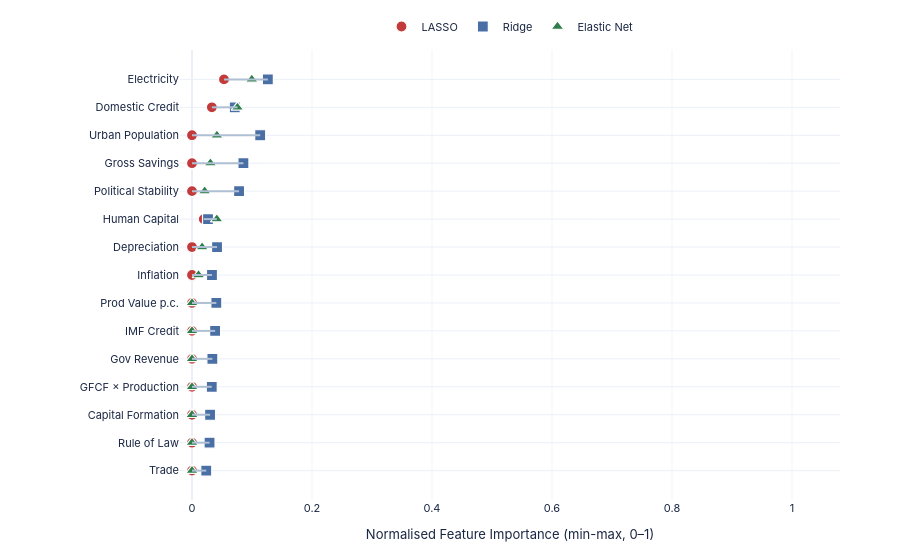

Here is the notebook cell this chart was saved with:
### Markdown cell above
## Chart B2 — ML Feature Importance Consensus (LASSO / Ridge / Elastic Net)

Normalised absolute coefficients (min-max scaled to 0-1). Lagged ECI excluded
because it is trivially the strongest predictor. Connecting lines show the
range of importance across the three regularised models.

### Code cell
d = imp_df.head(15).iloc[::-1].reset_index(drop=True)
lin_models = ['LASSO', 'Ridge', 'Elastic Net']
symbols = {'LASSO': 'circle', 'Ridge': 'square', 'Elastic Net': 'triangle-up'}
colors  = {'LASSO': PAL['red'], 'Ridge': PAL['blue'], 'Elastic Net': PAL['green']}

fig_b2 = go.Figure()

# Connecting lines
for _, row in d.iterrows():
    vals = [row[m] for m in lin_models if not np.isnan(row[m])]
    if len(vals) >= 2:
        fig_b2.add_shape(type='line',
                       x0=min(vals), x1=max(vals), y0=row['Short'], y1=row['Short'],
                       line=dict(color='#b0c0d4', width=2))

for m in lin_models:
    fig_b2.add_trace(go.Scatter(
        x=d[m], y=d['Short'], mode='markers', name=m,
        marker=dict(symbol=symbols[m], color=colors[m], size=11,
                    line=dict(width=1.2, color='white')),
        hovertemplate=f'%{{y}}: %{{x:.3f}}<extra>{m}</extra>',
    ))

fig_b2.update_layout(**base_layout(
    height=560, margin=dict(l=180, r=60, t=40, b=60),
    xaxis=dict(title='Normalised Feature Importance (min-max, 0\u20131)',
               gridcolor=GRID, gridwidth=0.5, range=[-0.02, 1.08]),
    yaxis=dict(tickfont=dict(size=11)),
    legend=dict(orientation='h', yanchor='bottom', y=1.02, xanchor='center', x=0.5,
                font=dict(size=11)),
))
save(fig_b2, 'B2_ml_feature_importance_consensus', w=1200, h=560)
fig_b2.show(config=CFG)

### Figure 1 — Plotly figure (JSON) as saved in the notebook; plotly's stock layout.template omitted (floating-point values rounded to 4 significant figures)
{"data": [{"hovertemplate": "%{y}: %{x:.3f}<extra>LASSO</extra>", "marker": {"color": "#c23a3a", "line": {"color": "white", "width": 1.2}, "size": 11, "symbol": "circle"}, "mode": "markers", "name": "LASSO", "type": "scatter", "x": [0.0, 0.0, 0.0, 0.0, 0.0, 0.0, 0.0, 0.0, 0.0, 0.01961, 0.0, 0.0, 0.0, 0.03308, 0.0533], "y": ["Trade", "Rule of Law", "Capital Formation", "GFCF × Production", "Gov Revenue", "IMF Credit", "Prod Value p.c.", "Inflation", "Depreciation", "Human Capital", "Political Stability", "Gross Savings", "Urban Population", "Domestic Credit", "Electricity"]}, {"hovertemplate": "%{y}: %{x:.3f}<extra>Ridge</extra>", "marker": {"color": "#4a6fa5", "line": {"color": "white", "width": 1.2}, "size": 11, "symbol": "square"}, "mode": "markers", "name": "Ridge", "type": "scatter", "x": [0.02376, 0.02926, 0.03013, 0.03294, 0.03396, 0.03853, 0.04056, 0.03329, 0.04175, 0.02671, 0.07847, 0.08572, 0.1137, 0.07126, 0.1264], "y": ["Trade", "Rule of Law", "Capital Formation", "GFCF × Production", "Gov Revenue", "IMF Credit", "Prod Value p.c.", "Inflation", "Depreciation", "Human Capital", "Political Stability", "Gross Savings", "Urban Population", "Domestic Credit", "Electricity"]}, {"hovertemplate": "%{y}: %{x:.3f}<extra>Elastic Net</extra>", "marker": {"color": "#2e7d4a", "line": {"color": "white", "width": 1.2}, "size": 11, "symbol": "triangle-up"}, "mode": "markers", "name": "Elastic Net", "type": "scatter", "x": [0.0, 0.0, 0.0, 0.0, 0.0, 0.0, 0.0, 0.01086, 0.01684, 0.04138, 0.02112, 0.03066, 0.0415, 0.07575, 0.09961], "y": ["Trade", "Rule of Law", "Capital Formation", "GFCF × Production", "Gov Revenue", "IMF Credit", "Prod Value p.c.", "Inflation", "Depreciation", "Human Capital", "Political Stability", "Gross Savings", "Urban Population", "Domestic Credit", "Electricity"]}], "layout": {"font": {"color": "#1a2744", "family": "Public Sans, -apple-system, BlinkMacSystemFont, sans-serif", "size": 11}, "height": 560, "legend": {"font": {"size": 11}, "orientation": "h", "x": 0.5, "xanchor": "center", "y": 1.02, "yanchor": "bottom"}, "margin": {"b": 60, "l": 180, "r": 60, "t": 40}, "paper_bgcolor": "#ffffff", "plot_bgcolor": "#ffffff", "shapes": [{"line": {"color": "#b0c0d4", "width": 2}, "type": "line", "x0": 0.0, "x1": 0.02376, "y0": "Trade", "y1": "Trade"}, {"line": {"color": "#b0c0d4", "width": 2}, "type": "line", "x0": 0.0, "x1": 0.02926, "y0": "Rule of Law", "y1": "Rule of Law"}, {"line": {"color": "#b0c0d4", "width": 2}, "type": "line", "x0": 0.0, "x1": 0.03013, "y0": "Capital Formation", "y1": "Capital Formation"}, {"line": {"color": "#b0c0d4", "width": 2}, "type": "line", "x0": 0.0, "x1": 0.03294, "y0": "GFCF × Production", "y1": "GFCF × Production"}, {"line": {"color": "#b0c0d4", "width": 2}, "type": "line", "x0": 0.0, "x1": 0.03396, "y0": "Gov Revenue", "y1": "Gov Revenue"}, {"line": {"color": "#b0c0d4", "width": 2}, "type": "line", "x0": 0.0, "x1": 0.03853, "y0": "IMF Credit", "y1": "IMF Credit"}, {"line": {"color": "#b0c0d4", "width": 2}, "type": "line", "x0": 0.0, "x1": 0.04056, "y0": "Prod Value p.c.", "y1": "Prod Value p.c."}, {"line": {"color": "#b0c0d4", "width": 2}, "type": "line", "x0": 0.0, "x1": 0.03329, "y0": "Inflation", "y1": "Inflation"}, {"line": {"color": "#b0c0d4", "width": 2}, "type": "line", "x0": 0.0, "x1": 0.04175, "y0": "Depreciation", "y1": "Depreciation"}, {"line": {"color": "#b0c0d4", "width": 2}, "type": "line", "x0": 0.01961, "x1": 0.04138, "y0": "Human Capital", "y1": "Human Capital"}, {"line": {"color": "#b0c0d4", "width": 2}, "type": "line", "x0": 0.0, "x1": 0.07847, "y0": "Political Stability", "y1": "Political Stability"}, {"line": {"color": "#b0c0d4", "width": 2}, "type": "line", "x0": 0.0, "x1": 0.08572, "y0": "Gross Savings", "y1": "Gross Savings"}, {"line": {"color": "#b0c0d4", "width": 2}, "type": "line", "x0": 0.0, "x1": 0.1137, "y0": "Urban Population", "y1": "Urban Population"}, {"line": {"color": "#b0c0d4", "width": 2}, "type": "line", "x0": 0.03308, "x1": 0.07575, "y0": "Domestic Credit", "y1": "Domestic Credit"}, {"line": {"color": "#b0c0d4", "width": 2}, "type": "line", "x0": 0.0533, "x1": 0.1264, "y0": "Electricity", "y1": "Electricity"}], "xaxis": {"gridcolor": "#e5e7eb", "gridwidth": 0.5, "range": [-0.02, 1.08], "title": {"text": "Normalised Feature Importance (min-max, 0–1)"}}, "yaxis": {"tickfont": {"size": 11}}}}
